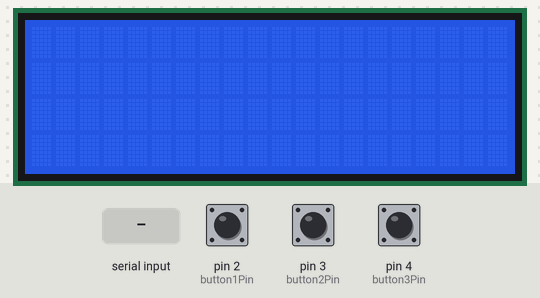
A sketch run on a simulated Arduino Uno, built with avr-gcc and run on an emulated ATmega328P. Shown: 20×4 character LCD. The inputs (shaded band) are chosen by the test bench; at power-on: pin 2 (button1Pin) HIGH, pin 3 (button2Pin) HIGH, pin 4 (button3Pin) HIGH.

Above: at 1.2 s.
1.3 s: "1" received over Serial
2.9 s: "0" received over Serial
At 3.3 s:
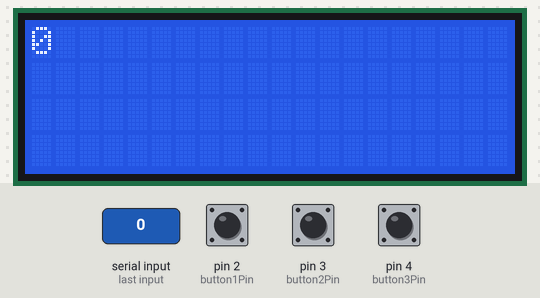
Timing chart, 0 to 5.9 s (numbered marks = the images above; inputs shaded):
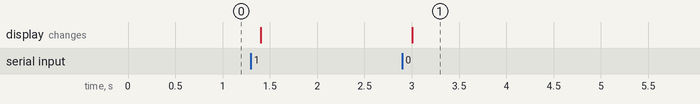

Measured:
- after the input at 2.9 s, the display: changes after 0.11 s (image 1)

The sketch:

arduino_code.ino
```cpp
/*
 * Displays text sent over the serial port (e.g. from the Serial Monitor) on
 * an attached LCD and sends button press signals to the serial port.
 * YWROBOT
 * Compatible with the Arduino IDE 1.0
 * Library version:1.1
 */

#include <Wire.h>
#include <LiquidCrystal_I2C.h>

LiquidCrystal_I2C lcd(0x27, 20, 4); // Set the LCD address to 0x27 for a 20x4 display

// Define button pins
const int button1Pin = 2; // Button 1
const int button2Pin = 3; // Button 2
const int button3Pin = 4; // Button 3

void setup()
{
  // Initialize the LCD
  lcd.init();
  lcd.backlight();

  // Initialize serial communication
  Serial.begin(9600);

  // Set button pins as inputs with internal pull-up resistors
  pinMode(button1Pin, INPUT_PULLUP);
  pinMode(button2Pin, INPUT_PULLUP);
  pinMode(button3Pin, INPUT_PULLUP);
}

void loop()
{
  // Check for serial input to display on the LCD
  if (Serial.available()) {
    delay(100); // Wait a bit for the entire message to arrive
    lcd.clear(); // Clear the LCD
    while (Serial.available() > 0) {
      lcd.write(Serial.read()); // Display each character on the LCD
    }
  }

  // Check button 1 and send a signal
  if (digitalRead(button1Pin) == LOW) { // Button 1 pressed
    Serial.println("button1_pressed");
    delay(300); // Debounce delay
  }

  // Check button 2 and send a signal
  if (digitalRead(button2Pin) == LOW) { // Button 2 pressed
    Serial.println("button2_pressed");
    delay(300); // Debounce delay
  }

  // Check button 3 and send a signal
  if (digitalRead(button3Pin) == LOW) { // Button 3 pressed
    Serial.println("button3_pressed");
    delay(300); // Debounce delay
  }
}
```
